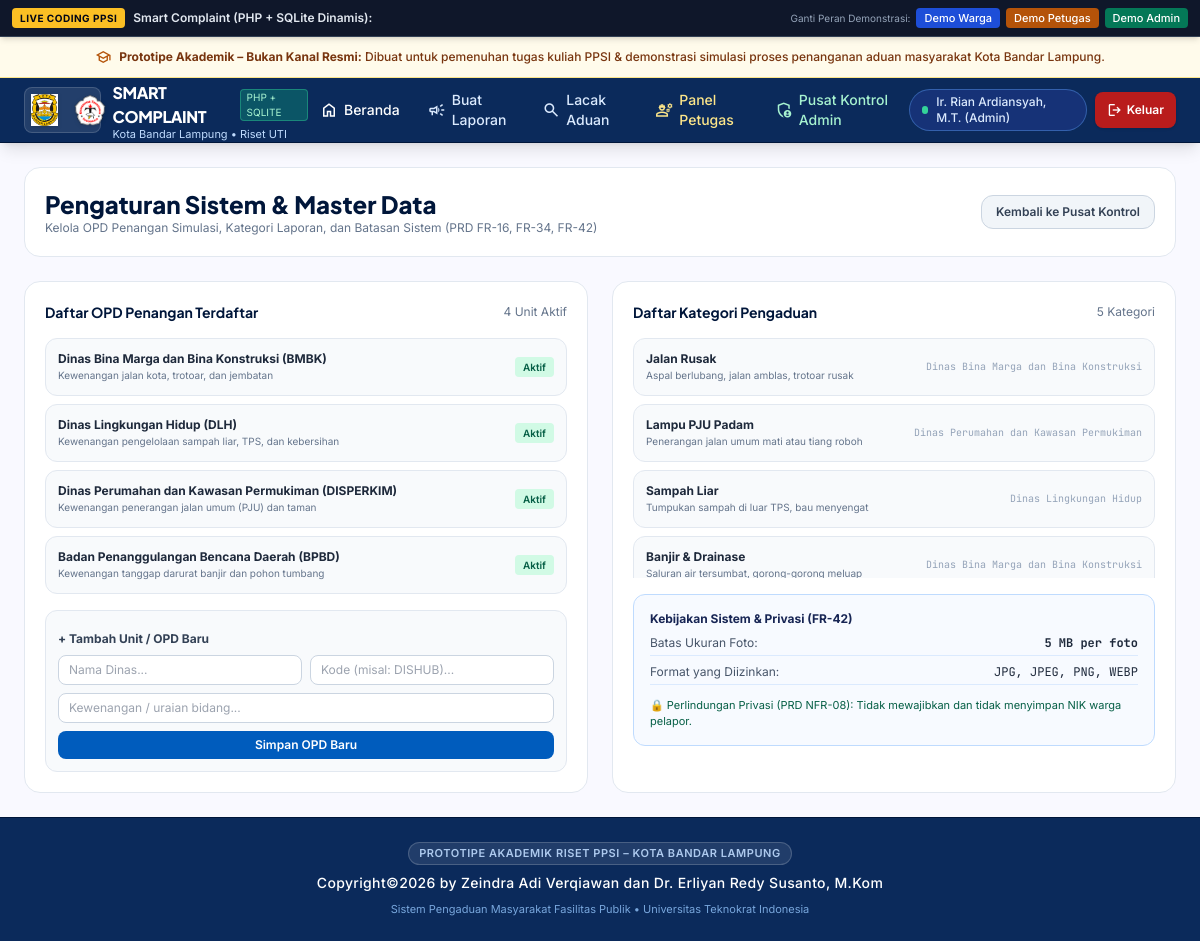
The page /admin/master.php (signed in) on the database its author committed.
### tables this page shows
CREATE TABLE departments (
        id INTEGER PRIMARY KEY AUTOINCREMENT,
        name TEXT NOT NULL,
        code TEXT NOT NULL UNIQUE,
        description TEXT,
        is_active INTEGER DEFAULT 1
    );

CREATE TABLE categories (
        id INTEGER PRIMARY KEY AUTOINCREMENT,
        name TEXT NOT NULL,
        icon TEXT DEFAULT 'construction',
        description TEXT,
        default_department_id INTEGER,
        is_active INTEGER DEFAULT 1,
        FOREIGN KEY (default_department_id) REFERENCES departments(id)
    );

### includes/functions.php (called while the page is built, shortened)
<?php
function sanitize($data) {
    return htmlspecialchars(trim($data ?? ''), ENT_QUOTES, 'UTF-8');
}

### admin/master.php (the view, shortened to what this page needs)
<?php
require_once __DIR__ . '/../includes/functions.php';
$pdo = getDB();
$departments = $pdo->query("SELECT * FROM departments ORDER BY id ASC")->fetchAll();
$categories = $pdo->query("SELECT c.*, d.name as dept_name FROM categories c LEFT JOIN departments d ON c.default_department_id = d.id ORDER BY c.id ASC")->fetchAll();
require_once __DIR__ . '/../includes/header.php';
?>
<div class="space-y-6">
  <div class="flex flex-wrap items-center justify-between gap-3 bg-white p-5 rounded-2xl border border-slate-200">
    <div>
      <h2 class="font-heading font-extrabold text-2xl text-[#00163a]">Pengaturan Sistem & Master Data</h2>
      <p class="text-xs text-slate-500">Kelola OPD Penangan Simulasi, Kategori Laporan, dan Batasan Sistem (PRD FR-16, FR-34, FR-42)</p>
    </div>
    <a href="index.php" class="bg-slate-100 hover:bg-slate-200 text-slate-700 px-3.5 py-2 rounded-xl text-xs font-semibold border border-slate-300">
      Kembali ke Pusat Kontrol
    </a>
  </div>
  <div class="grid grid-cols-1 lg:grid-cols-2 gap-6">
    <div class="bg-white p-5 rounded-2xl border border-slate-200 space-y-4">
      <div class="flex items-center justify-between">
        <h3 class="font-heading font-bold text-sm text-[#00163a]">Daftar OPD Penangan Terdaftar</h3>
        <span class="text-xs text-slate-500"><?= count($departments) ?> Unit Aktif</span>
      </div>
      <div class="space-y-2 text-xs">
        <?php foreach ($departments as $d): ?>
        <div class="p-3 rounded-xl border border-slate-200 bg-slate-50 flex items-center justify-between">
          <div>
            <p class="font-bold text-slate-800"><?= sanitize($d['name']) ?> (<?= $d['code'] ?>)</p>
            <p class="text-[10px] text-slate-500"><?= sanitize($d['description']) ?></p>
          </div>
          <span class="px-2 py-0.5 bg-emerald-100 text-emerald-800 rounded font-semibold text-[10px]">Aktif</span>
        </div>
        <?php endforeach; ?>
      </div>
      <form method="POST" action="master.php" class="p-3 bg-slate-50 rounded-xl border border-slate-200 space-y-2 text-xs">
        <p class="font-bold text-slate-700 text-xs">+ Tambah Unit / OPD Baru</p>
        <div class="grid grid-cols-2 gap-2">
          <input type="text" name="dept_name" required placeholder="Nama Dinas..." class="px-2.5 py-1.5 border border-slate-300 rounded-lg">
          <input type="text" name="dept_code" required placeholder="Kode (misal: DISHUB)..." class="px-2.5 py-1.5 border border-slate-300 rounded-lg">
        </div>
        <input type="text" name="dept_desc" placeholder="Kewenangan / uraian bidang..." class="w-full px-2.5 py-1.5 border border-slate-300 rounded-lg">
        <button type="submit" class="w-full bg-[#005cbd] hover:bg-[#004791] text-white py-1.5 rounded-lg font-semibold text-xs transition">
          Simpan OPD Baru
        </button>
      </form>
    </div>
    <div class="bg-white p-5 rounded-2xl border border-slate-200 space-y-4">
      <div class="flex items-center justify-between">
        <h3 class="font-heading font-bold text-sm text-[#00163a]">Daftar Kategori Pengaduan</h3>
        <span class="text-xs text-slate-500"><?= count($categories) ?> Kategori</span>
      </div>
      <div class="space-y-2 text-xs max-h-60 overflow-y-auto">
        <?php foreach ($categories as $c): ?>
        <div class="p-3 rounded-xl border border-slate-200 bg-slate-50 flex items-center justify-between">
          <div>
            <p class="font-bold text-slate-800"><?= sanitize($c['name']) ?></p>
            <p class="text-[10px] text-slate-500"><?= sanitize($c['description']) ?></p>
          </div>
          <span class="text-[10px] text-slate-400 font-mono"><?= sanitize($c['dept_name']) ?></span>
        </div>
        <?php endforeach; ?>
      </div>
      <div class="p-4 bg-blue-50/50 rounded-xl border border-blue-200 space-y-2 text-xs">
        <h4 class="font-bold text-blue-950 text-xs">Kebijakan Sistem & Privasi (FR-42)</h4>
        <div class="flex justify-between border-b border-blue-100 pb-1">
          <span class="text-slate-600">Batas Ukuran Foto:</span>
          <span class="font-mono font-bold text-slate-800">5 MB per foto</span>
        </div>
        <div class="flex justify-between border-b border-blue-100 pb-1">
          <span class="text-slate-600">Format yang Diizinkan:</span>
          <span class="font-mono text-slate-800">JPG, JPEG, PNG, WEBP</span>
        </div>
        <p class="text-[11px] text-emerald-800 pt-1">
          🔒 Perlindungan Privasi (PRD NFR-08): Tidak mewajibkan dan tidak menyimpan NIK warga pelapor.
        </p>
      </div>
    </div>
  </div>
</div>
<?php require_once __DIR__ . '/../includes/footer.php'; ?>

### rows shown on the page
departments: name "Dinas Bina Marga dan Bina Konstruksi", code "BMBK", description "Kewenangan jalan kota, trotoar, dan jembatan"
departments: name "Dinas Lingkungan Hidup", code "DLH", description "Kewenangan pengelolaan sampah liar, TPS, dan kebersihan"
departments: name "Dinas Perumahan dan Kawasan Permukiman", code "DISPERKIM", description "Kewenangan penerangan jalan umum (PJU) dan taman"
departments: name "Badan Penanggulangan Bencana Daerah", code "BPBD", description "Kewenangan tanggap darurat banjir dan pohon tumbang"
categories: name "Jalan Rusak", description "Aspal berlubang, jalan amblas, trotoar rusak", default_department.name "Dinas Bina Marga dan Bina Konstruksi"
categories: name "Lampu PJU Padam", description "Penerangan jalan umum mati atau tiang roboh", default_department.name "Dinas Perumahan dan Kawasan Permukiman"
categories: name "Sampah Liar", description "Tumpukan sampah di luar TPS, bau menyengat", default_department.name "Dinas Lingkungan Hidup"
categories: name "Banjir & Drainase", description "Saluran air tersumbat, gorong-gorong meluap", default_department.name "Dinas Bina Marga dan Bina Konstruksi"

### other values the page prints
$user['name'] "Ir. Rian Ardiansyah, M.T."
$user['role'] "Admin"
count($departments) "4"
count($categories) "5"
